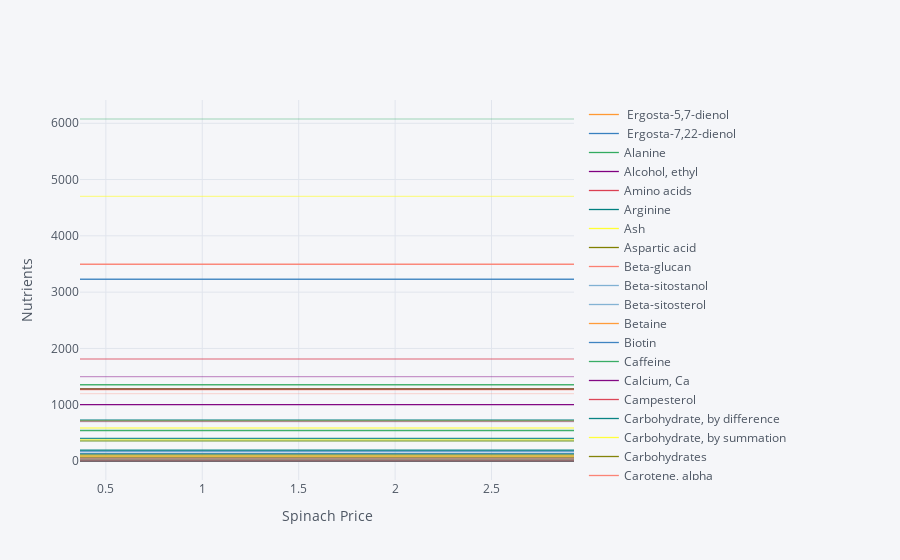

Notebook source saved alongside this figure:
### Markdown cell above
The code below creates a graph which uses the food price changes
  described above, but maps into nutrients.

### Code cell
# Matrix product maps quantities of food into quantities of nutrients
NutrientResponse = Diet_response@FoodNutrients.T

# Drop columns of missing nutrients
NutrientResponse = NutrientResponse.loc[:,NutrientResponse.count()>0]
NutrientResponse.iplot(xTitle='%s Price' % ReferenceGood,yTitle='Nutrients')
